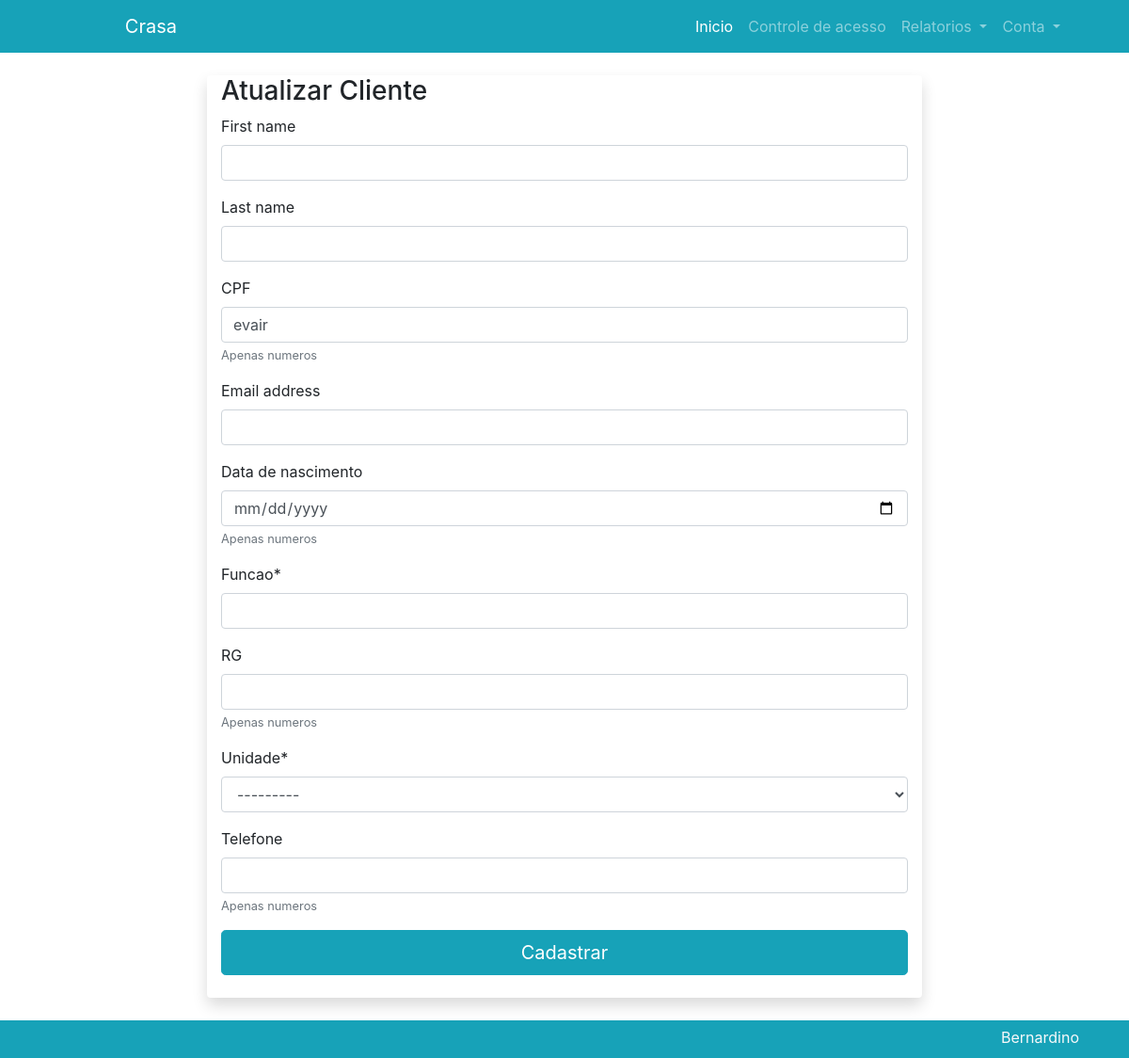
/cadastrar/ (signed in), run on an earlier commit of the app's database.
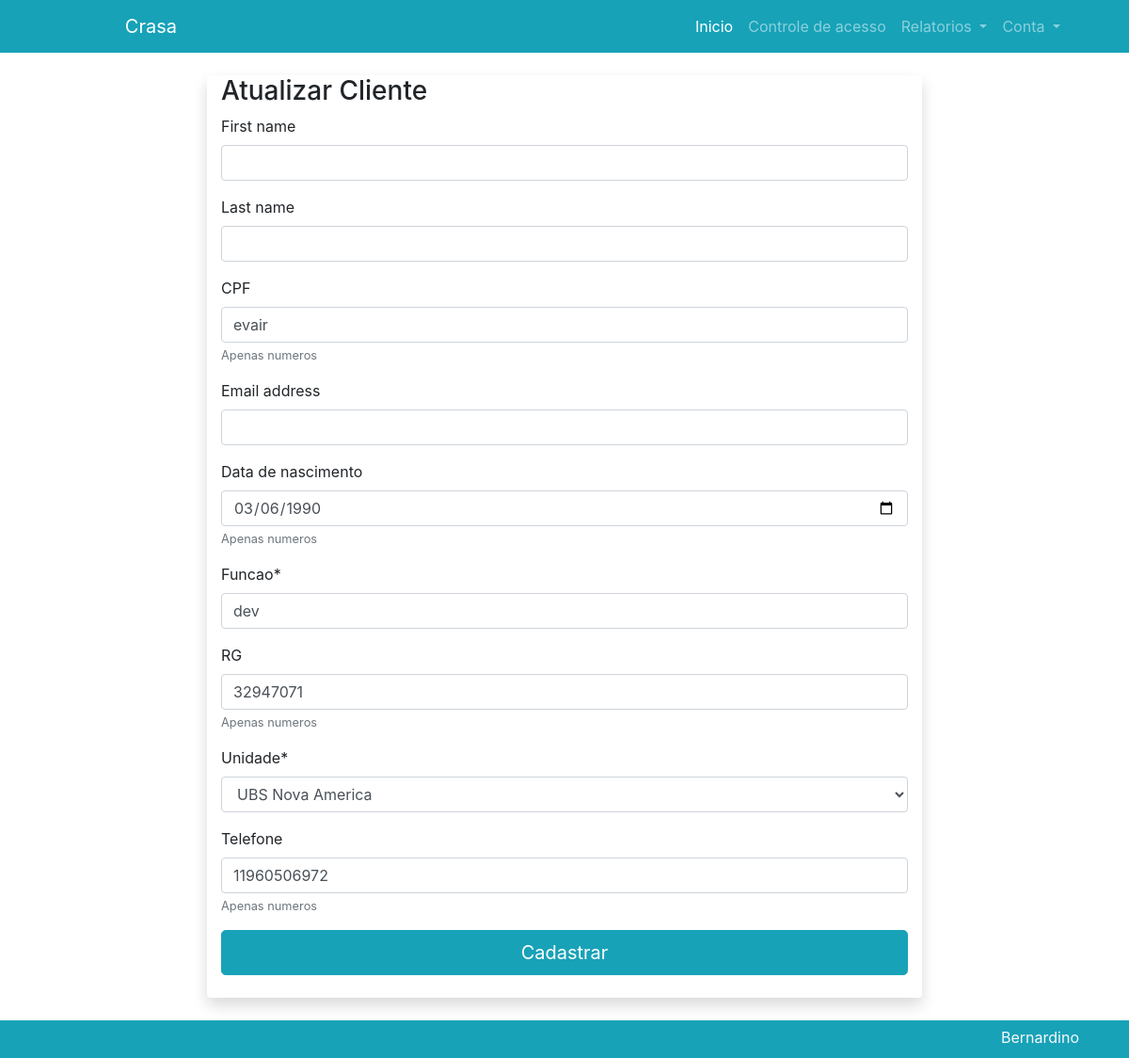
And on a later commit of the database.
### usuario/models.py (models this page shows, shortened)
class Perfil(models.Model):
    usuario = models.OneToOneField(User, on_delete=models.CASCADE)
    dnasc = models.DateField(blank=True,null=True)
    funcao = models.CharField( max_length=100)
    rg = models.CharField(max_length=60)
    unidade = models.ForeignKey(Unidade, on_delete=models.SET_NULL, null=True)
    fone = models.CharField(max_length=14)
    NIVEL_ACESSO_CHOICE = (
        ('crasa', 'Crasa'),
        ('supervisao', 'Supervisão'),
        ('unidade', 'Unidade'),
        ('usuario', 'Usuario'),
        ('inativo', 'Inativo'),
    )
    nivel_acesso = models.CharField(max_length=16, default='inativo', choices=NIVEL_ACESSO_CHOICE)
    class Meta:
        verbose_name= 'Perfil'
        verbose_name_plural = 'Perfis'

### usuario/views.py (the view)
# urls.py: path('cadastrar/', views.Cadastrar.as_view(), name="cadastrar"),
class Cadastrar(BasePerfil):
    def post(self, *args, **kwargs):
        if not self.userform.is_valid() or not self.perfilform.is_valid():
            return self.renderizar
        username = self.userform.cleaned_data.get('username')
        email = self.userform.cleaned_data.get('email')
        first_name = self.userform.cleaned_data.get('first_name')
        last_name = self.userform.cleaned_data.get('last_name')
        if self.request.user.is_authenticated:
            usuario = get_object_or_404(User, username=self.request.user.username )
            usuario.username = username
            usuario.email = email
            usuario.first_name = first_name
            usuario.last_name = last_name
            usuario.save()
            if not self.perfil:
                self.perfilform.cleaned_data['usuario'] = usuario
                perfil = models.Perfil(**self.perfilform.cleaned_data)
                perfil.save()
            else:
                perfil = self.perfilform.save(commit=False)
                perfil.usuario = usuario
                perfil.save()
                messages.success(
                self.request,'Usuario atualizado.')
                return redirect('usuario:cadastrar')
        else:
            usuario = self.userform.save(commit=False)
            password = usuario.last_name+"dtic2022"
            usuario.set_password(password)
            usuario.is_active = False
            usuario.save()
            perfil = self.perfilform.save(commit=False)
            perfil.usuario = usuario
            perfil.save()
            return redirect('usuario:success')
        return self.renderizar

### usuario/forms.py (shortened to what this page needs)
class UserForm(forms.ModelForm):
  username = forms.CharField(required=False, label='CPF', help_text='Apenas numeros', widget=forms.TextInput(attrs={"class": "form-control cpf", "data-mask":"000.000.000-00","maxlength":"14"}))
  def __init__(self, usuario=None, *args, **kwargs):
    super().__init__(*args, **kwargs)
    self.usuario = usuario
  class Meta:
    model = User
    fields = ('first_name','last_name', 'username', 'email',)#is_active.

class PerfilForm(forms.ModelForm):
  rg = forms.CharField(required=False, label='RG', help_text='Apenas numeros', widget=forms.TextInput(attrs={"class": "form-control rg", "data-mask":"00.000.000-0","maxlength":"12" }))
  dnasc = forms.CharField(required=False, label='Data de nascimento', help_text='Apenas numeros', widget=forms.TextInput(attrs={"class": "form-control", "type": "date"}))
  fone = forms.CharField(required=False, label='Telefone', help_text='Apenas numeros', widget=forms.TextInput(attrs={"class": "form-control phone_with_ddd", "data-mask":"(00)00000-0000","maxlength":"14"}))
  class Meta:
    model = models.Perfil
    fields = '__all__'
    exclude = ('usuario','nivel_acesso',)

### unidade/models.py (called while the page is built)
    def __str__(self):
        return self.nome

### usuario/templates/atualizar.html
{% extends 'cadastrar.html' %}
{% block titlecad %}
    <h3>Atualizar Cliente</h3>
{% endblock %}

### usuario/templates/cadastrar.html (shortened to what this page needs)
{% extends 'base.html' %}
{% load crispy_forms_tags %}
{% block content %}
<div class="container">
    <div class="row">
        <div class="col">
        </div>
        <div class="col-8 mt-4 mb-4 shadow bg-body rounded">
            {% block titlecad %}{% endblock %}
            <form method="POST">
                {{ userform|crispy }}
                {{ perfilform|crispy }}
                <div class="row">
                    <div class="col mb-4">
                        <button type="submit" class='btn btn-primary btn-block btn-lg'>Cadastrar</button>
                    </div>
                </div>
            </form>
        </div>
        <div class="col">
        </div>
    </div>
</div>
{% endblock %}

What changed in the data, as far as the page shows it:
added Perfil: dnasc "03/06/1990", funcao "dev", rg "32947071", unidade "UBS Nova America", fone "11960506972"
Also different on the page:
form field unidade: "---------" → (not shown)
